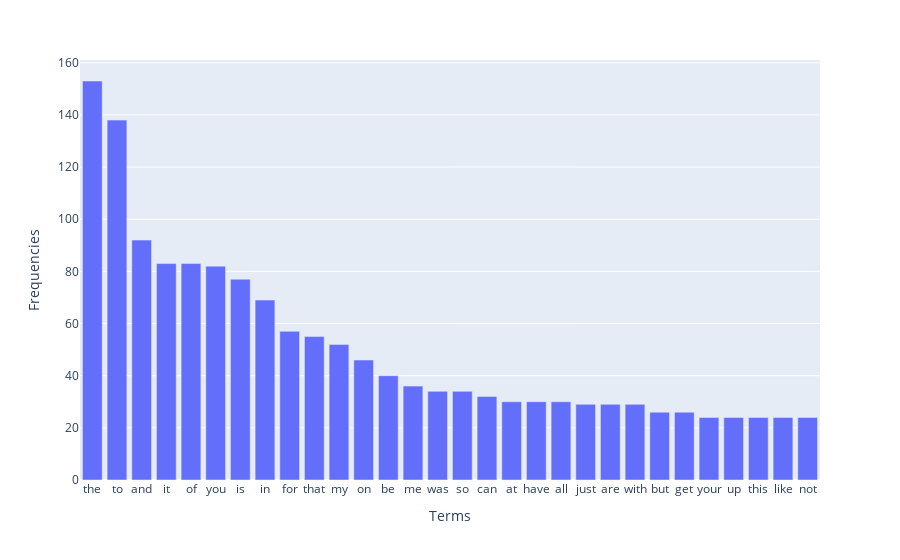

Source (notebook cell):
### Code cell
count_vect_test = CountVectorizer()
X_counts_test = count_vect_test.fit_transform(test_df.text) 

term_frequencies = np.asarray(X_counts_test.sum(axis=0))[0]
idxs = list(np.argsort(term_frequencies)[::-1][:30]) ## get top 30 idxs
df_freq = pd.DataFrame({"Terms":np.take(count_vect_test.get_feature_names(), idxs), "Frequencies": np.take(term_frequencies, idxs)})
px.bar(data_frame=df_freq, x="Terms", y="Frequencies")

### Figure 1 — Plotly figure (JSON) as saved in the notebook; plotly's stock layout.template omitted (floating-point values rounded to 4 significant figures)
{"data": [{"alignmentgroup": "True", "hovertemplate": "Terms=%{x}<br>Frequencies=%{y}<extra></extra>", "legendgroup": "", "marker": {"color": "#636efa", "pattern": {"shape": ""}}, "name": "", "offsetgroup": "", "orientation": "v", "showlegend": false, "textposition": "auto", "type": "bar", "x": ["the", "to", "and", "it", "of", "you", "is", "in", "for", "that", "my", "on", "be", "me", "was", "so", "can", "at", "have", "all", "just", "are", "with", "but", "get", "your", "up", "this", "like", "not"], "xaxis": "x", "y": [153, 138, 92, 83, 83, 82, 77, 69, 57, 55, 52, 46, 40, 36, 34, 34, 32, 30, 30, 30, 29, 29, 29, 26, 26, 24, 24, 24, 24, 24], "yaxis": "y"}], "layout": {"barmode": "relative", "legend": {"tracegroupgap": 0}, "margin": {"t": 60}, "xaxis": {"anchor": "y", "domain": [0, 1], "title": {"text": "Terms"}}, "yaxis": {"anchor": "x", "domain": [0, 1], "title": {"text": "Frequencies"}}}}
